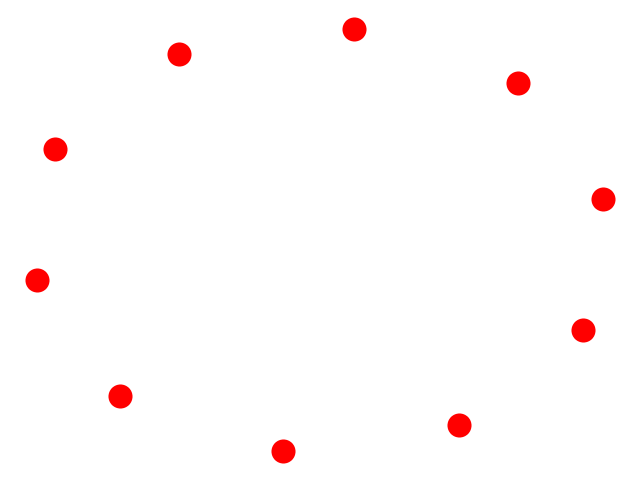

Recreate this plot in Python.
# -*- coding: utf-8 -*-
#!/usr/local/bin/python


import networkx as nx
import matplotlib
matplotlib.use('Agg')
import matplotlib.pyplot as plt


G=nx.Graph()
G.add_node(1)
G.add_nodes_from([2,3,4,5,6,7,8,9,10])
nx.draw(G)
plt.savefig("first.png")

